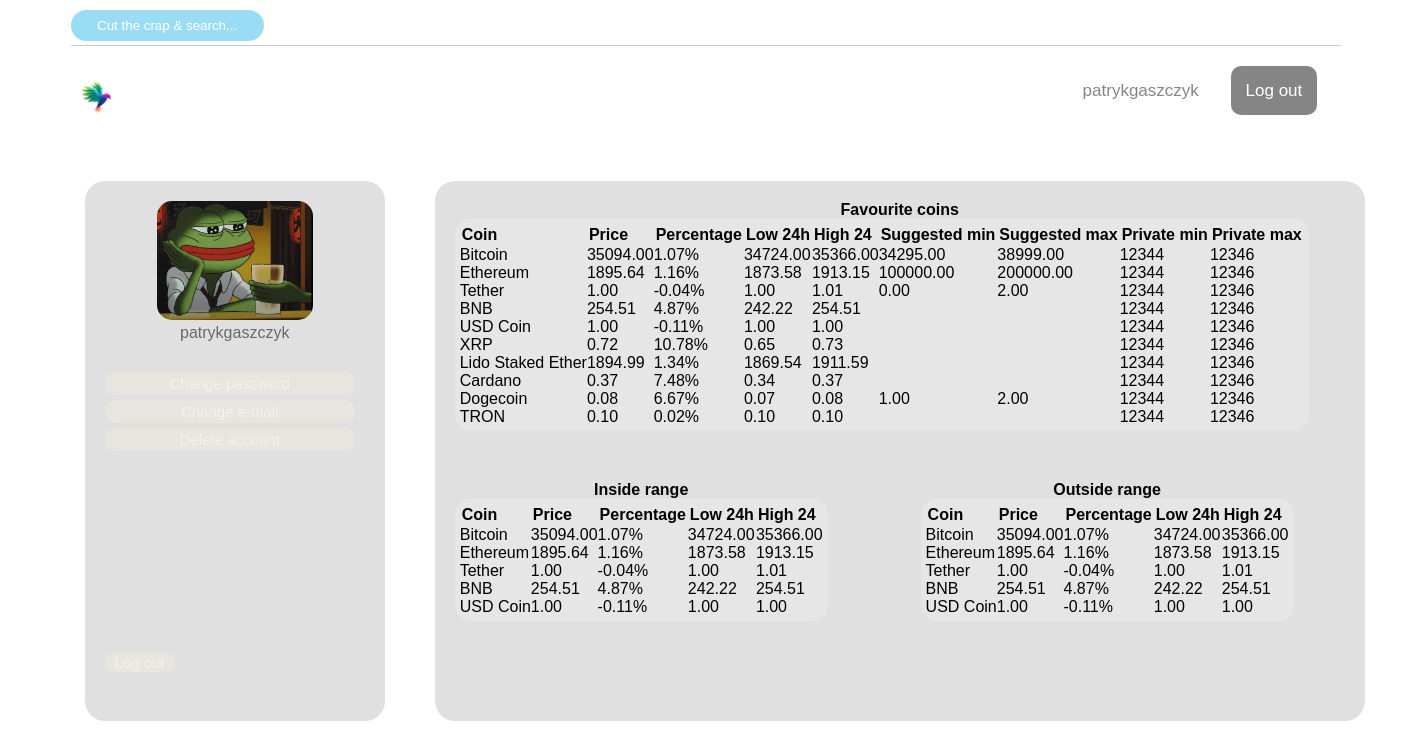
/account/patrykgaszczyk (signed in), run on an earlier commit of the app's database.
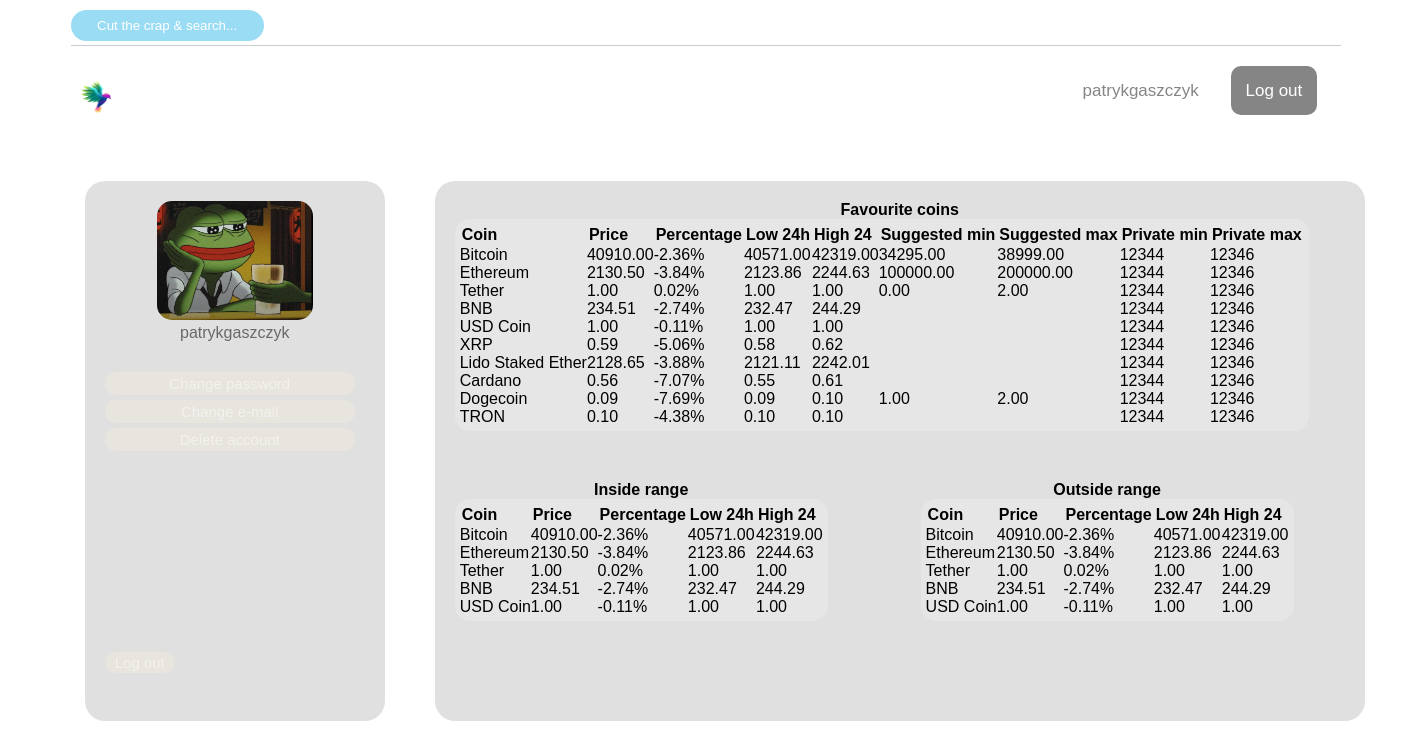
And on a later commit of the database.
### hub/models.py (models this page shows, shortened)
class Coin(models.Model):
    name = models.TextField(null=True)
    symbol = models.TextField(null=True)
    current_price = models.DecimalField(
        max_digits=20, decimal_places=10, null=True)
    history_price = models.TextField(null=True)
    upload_time = models.TextField(null=True)
    private_history_price = models.TextField(null=True)
    private_upload_time = models.TextField(null=True)
    market_cap = models.DecimalField(
        max_digits=50, decimal_places=10, null=True)
    price_change_percentage_24h = models.DecimalField(
        max_digits=20, decimal_places=10, null=True)
    high_24h = models.DecimalField(max_digits=20, decimal_places=10, null=True)
    low_24h = models.DecimalField(max_digits=20, decimal_places=10, null=True)
    market_cap_rank = models.IntegerField(null=True)
    image = models.URLField(null=True)
    cg_identifier = models.TextField(null=True)

class Ranges(models.Model):
    coin = models.OneToOneField(
        Coin, on_delete=models.CASCADE, related_name="ranges")
    min_range = models.DecimalField(
        max_digits=20, decimal_places=10, null=True)
    max_range = models.DecimalField(
        max_digits=20, decimal_places=10, null=True)

### hub/views.py (the view)
# urls.py: path("account/<user>", views.MyProfileView.as_view(), name="my-account")
class MyProfileView(View):
    def get(self, request, user):
        context = {
            "current_user": request.user,
            "coins": Coin.objects.all()[:10]
        }
        return render(request, "hub/account.html", context)

### hub/templates/hub/account.html (shortened to what this page needs)
{% extends "base.html" %}
{% load static %}
{% block css_files %}
<link rel="stylesheet" href="{% static 'hub/account.css' %}" />
{% endblock %}
{% block content %}
<div id="container1">
    <div id="col1">
        <img id="profile-pic" src="{% static 'hub/images/profile-pic.png' %}">
        <p id="username-p"> {{ user.username }}</p>
        <div id="user-actions">
            <a class="user-buttons">Change password</a>
            <a class="user-buttons">Change e-mail</a>
            <a class="user-buttons">Delete account</a>
            <div id="log-out-button">
                <a id="log-out-button-a" class="user-buttons">Log out</a>
            </div>
        </div>
    </div>
    <div id="col2">
        <div id="fav-coins">
            <h4>Favourite coins</h4>
            <table cellspacing="0">
                <tr>
                    <th>Coin</th>
                    <th>Price</th>
                    <th>Percentage</th>
                    <th>Low 24h</th>
                    <th>High 24</th>
                    <th>Suggested min</th>
                    <th>Suggested max</th>
                    <th>Private min</th>
                    <th>Private max</th>
                </tr>
                {% for coin in coins %}
                <tr>
                    <td>{{ coin.name }}</td>
                    <td>{{ coin.current_price|floatformat:2 }}</td>
                    <td>{{ coin.price_change_percentage_24h|floatformat:2 }}%</td>
                    <td>{{ coin.low_24h|floatformat:2 }}</td>
                    <td>{{ coin.high_24h|floatformat:2 }}</td>
                    <td>{{ coin.ranges.min_range|floatformat:2 }}</td>
                    <td>{{ coin.ranges.max_range|floatformat:2 }}</td>
                    <td>12344</td>
                    <td>12346</td>
                </tr>
                {% endfor %}
            </table>
        </div>
        <div id="account-ranges">
            <div id="account-min-ranges">
                <h4>Inside range</h4>
                <table cellspacing="0">
                    <tr>
                        <th>Coin</th>
                        <th>Price</th>
                        <th>Percentage</th>
                        <th>Low 24h</th>
                        <th>High 24</th>
                    </tr>
                    {% for coin in coins|slice:":5" %}
                    <tr>
                        <td>{{ coin.name }}</td>
                        <td>{{ coin.current_price|floatformat:2 }}</td>
                        <td>{{ coin.price_change_percentage_24h|floatformat:2 }}%</td>
                        <td>{{ coin.low_24h|floatformat:2 }}</td>
                        <td>{{ coin.high_24h|floatformat:2 }}</td>
                    </tr>
                    {% endfor %}
                </table>
            </div>
            <div id="account-max-ranges">
                <h4>Outside range</h4>
                <table cellspacing="0">
                    <tr>
                        <th>Coin</th>
                        <th>Price</th>
                        <th>Percentage</th>
                        <th>Low 24h</th>
                        <th>High 24</th>
                    </tr>
                    {% for coin in coins|slice:":5" %}
                    <tr>
                        <td>{{ coin.name }}</td>
                        <td>{{ coin.current_price|floatformat:2 }}</td>
                        <td>{{ coin.price_change_percentage_24h|floatformat:2 }}%</td>
                        <td>{{ coin.low_24h|floatformat:2 }}</td>
                        <td>{{ coin.high_24h|floatformat:2 }}</td>
                    </tr>
                    {% endfor %}
                </table>
            </div>
        </div>
    </div>
</div>
{% endblock %}

### templates/base.html (shortened to what this page needs)
<!DOCTYPE html>
{% load static %}
<html lang="en">
  <head>
    <link rel="stylesheet" href="https://cdnjs.cloudflare.com/ajax/libs/Chart.js/2.8.0/Chart.min.css" />
    <link rel="stylesheet" href="{% static 'app.css' %}" />
    {% block js %}{% endblock %} {% block css_files %}{% endblock %}
  </head>
  <main>
    {% block header %}
      <div id="main-navigation">
        <div id="main-search">
          <input class="scroll-link" href="#coin-search" id="main-search-input" placeholder="Cut the crap & search...">
        </div>
        <div id="main-links">
        <a target="_blank" href="https://www.youtube.com/watch?v=b1k8RdF5u2g">About us</a>
        <a target="_blank" href="https://www.leagueoflegends.com/pl-pl/champions/nidalee/">Support</a>
        <a target="_blank" href="https://www.oswietleniemeblowe.pl/pl/p/Kontakt-gniazdo-elektryczne-meblowe-z-wylacznikiem-12V/1035">Credits</a>
        </div>
      </div>
      <div id="main-information">
        <a href="{% url 'starting-page' %}" id="title">
          <img
            src="{% static 'hub/images/logo.png' %}"
            alt="Logo"
            id="logo-image"
          />
        </a>
      <div id="main-services">
        <ul>
          <a class="scroll-link" href="#coin-search">Lookup</a>
          <a class="scroll-link" href="#coin-list">Market</a>
        </ul>
      </div>
      <div id="main-logins">
        {% if user.username != "" %}
        <div id='user-info'>
          {% if user.first_name != ""%}
          <a href="{% url 'my-account' user %}" id="username_widget"> {{ user.first_name|title }} {{ user.last_name|title }} <a>
          {% else %}
          <a href="{% url 'my-account' user %}" id="username_widget"> {{ user.username }}
          {% endif %}
          <a id="register" href="{% url 'logout-button' %}">Log out</a>
        </div>
        {% endif %}
      </div>
      </div>
    {% endblock %}
    {% block content %}
    {% endblock %}
    </main>
</html>

### static/app.css (style rules this page uses)
* { margin: 0; padding: 0; box-sizing: border-box; font-family:'Trebuchet MS', 'Lucida Sans Unicode', 'Lucida Grande', 'Lucida Sans', Arial, sans-serif }
html { background-image: url("hub/images/background-pic.jpg"); }
#main-navigation { margin-top: 15px; margin-right: 10px; padding-bottom: 30px; border-bottom: 1px solid #ccc; font-size: 12px; margin-left: 5%; margin-right: 5%; }
#main-search { float: left; }
#main-links { float: right; }
#main-search-input { border: none; background-color: rgba(114, 206, 240, 0.713); color: rgba(255, 255, 255, 0.519); border-radius: 20px; padding: 8px; margin-top: -5px; text-align: center; }
#main-search-input::placeholder { color: white; }
a { color:rgba(255, 255, 255, 0.519); text-decoration: none; margin-right: 10px; margin-left: 10px; }
#main-information { padding-top: 35px; padding-bottom: 35px; width: 100%; display: flex; padding-left: 5%; padding-right: 5%; position: sticky; top: 0; z-index: 2; }
#logo-image { width: 30px; }
#title { text-decoration: none; color: rgba(255, 255, 255, 0.519); font-size: 35px; font-weight: 100px; }
#main-services, #main-logins { font-size: 17px; flex: 1; }
#main-services { margin-left: 80px; }
#main-logins { position: absolute; right: 6%; }
#register { color: white; background-color: rgba(0, 0, 0, 0.479); padding: 15px; border-radius: 10px; }
#username_widget { background-color: rgba(255, 255, 255, 0.519); color: rgba(0, 0, 0, 0.479); border-radius: 15px; padding: 7px; }

### hub/static/hub/account.css (style rules this page uses)
#container1 { width: 1330px; margin-left: 6%; margin-right: 6%; margin-top: 25px; height: 600px; }
#col1 { width: 300px; float: left; overflow: hidden; padding: 20px; background-color: rgba(0, 0, 0, 0.121); height: 90%; border-radius: 20px; text-align: center; }
#col2 { overflow: hidden; width: 930px; background-color: rgba(0, 0, 0, 0.121); height: 90%; margin-left: 350px; border-radius: 20px; display: flex; flex-direction: column; padding: 20px; text-align: center; font-size: 16px; }
#account-ranges { display: flex; flex-direction: row; margin-top: 50px; }
#fav-coins { text-align: left; }
#account-max-ranges { margin-left: 93px; text-align: left; }
#account-min-ranges { text-align: left; }
#username-p { color: rgba(0, 0, 0, 0.533) }
#profile-pic { border-radius: 15px; width: 60%; }
#user-actions { margin-top: 30px; margin-left: -10px; position: relative; height: 300px; display: flex; flex-direction: column; }
.user-buttons { font-size: 15px; margin-bottom: 5px; background-color: rgba(250, 235, 215, 0.268); border-radius: 10px; text-align: center; padding: 3px; }
#log-out-button { position:absolute; bottom: 0px; }
#log-out-button-a { padding-top: 2px; padding-bottom: 2px; padding-left: 10px; padding-right: 10px; }
table { background-color: rgba(255, 255, 255, 0.195); border-radius: 15px; padding: 5px; }
h4 { text-align: center; }
table tr th { padding: 2px; border-radius: 15px; }

What changed in the data, as far as the page shows it:
changed Coin "Bitcoin": current_price "35094.00" → "40910.00"; price_change_percentage_24h "1.07" → "-2.36"; low_24h "34724.00" → "40571.00"; high_24h "35366.00" → "42319.00"
changed Coin "Ethereum": current_price "1895.64" → "2130.50"; price_change_percentage_24h "1.16" → "-3.84"; low_24h "1873.58" → "2123.86"; high_24h "1913.15" → "2244.63"
changed Coin "Tether": price_change_percentage_24h "-0.04" → "0.02"; high_24h "1.01" → "1.00"
changed Coin "BNB": current_price "254.51" → "234.51"; price_change_percentage_24h "4.87" → "-2.74"; low_24h "242.22" → "232.47"; high_24h "254.51" → "244.29"
changed Coin "XRP": current_price "0.72" → "0.59"; price_change_percentage_24h "10.78" → "-5.06"; low_24h "0.65" → "0.58"; high_24h "0.73" → "0.62"
changed Coin "Lido Staked Ether": current_price "1894.99" → "2128.65"; price_change_percentage_24h "1.34" → "-3.88"; low_24h "1869.54" → "2121.11"; high_24h "1911.59" → "2242.01"
changed Coin "Cardano": current_price "0.37" → "0.56"; price_change_percentage_24h "7.48" → "-7.07"; low_24h "0.34" → "0.55"; high_24h "0.37" → "0.61"
changed Coin "Dogecoin": current_price "0.08" → "0.09"; price_change_percentage_24h "6.67" → "-7.69"; low_24h "0.07" → "0.09"; high_24h "0.08" → "0.10"
changed Coin "TRON": price_change_percentage_24h "0.02" → "-4.38"
